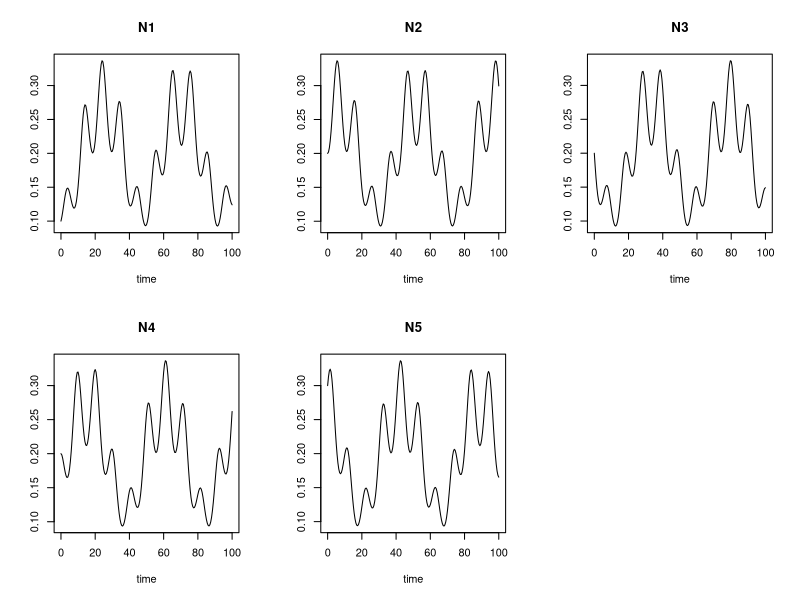

Reproduce this figure in R.
#this file is the mean field model in Laird et al 2009.
#JTB 256 (2009) 90-95

library(deSolve)
rm(list=ls())

#the size of the system is 
size<-5

#define alphas zeros indicate no interaction
alphas<-matrix(0,nrow=size,ncol=size) #competition coefs.

#define the state variables (populations) and their initial conditions are
#since this is a matrix notation system, use a named vector for 
#graphing purposes.
#state<-rep(0.2, size)
state<-c(0.1,0.2,0.2,0.2,0.3)
names(state)<-paste("N",1:size,sep="")

#to assign the competition coefficients, it was assumed 
#pairwise competitions in competitive exclussion
#then if A->B kB/kA < alpha21 and  kB/kA > alpha12
#        A<-B kB/kA > alpha21  and kA/kB < alpha12
#        ####       #                    #
##alpha[1,1]<- 0
alphas[1,2]<- 1 # 1->2
alphas[2,1]<- -1 ##1->2  
alphas[1,3]<- 1 # 1->3
alphas[3,1]<- -1 ##1->3
alphas[1,4]<- -1 # 1<-4
alphas[4,1]<- 1 ##1<-4
alphas[1,5]<- -1 # 1<-5
alphas[5,1]<- 1 ##1<-5
##  alpha[2,2]<- 0
alphas[2,3]<- 1 # 2->3
alphas[3,2]<- -1 ##2->3
alphas[2,4]<- 1 # 2->4
alphas[4,2]<- -1 ##2->4
alphas[2,5]<- -1 # 2<-5
alphas[5,2]<- 1 ##2<-5
##  a33<-0
alphas[3,4]<- 1 # 3->4
alphas[4,3]<- -1 ##3->4
alphas[3,5]<- 1 #3 ->5
alphas[5,3]<- -1 ##3->5
##  a44<-0
alphas[4,5]<- 1 # 4->5
alphas[5,4]<- -1 ##4<-5
#alphas[5,5]<-0


#gather all parameters in a list
parameters<-list(alphas=alphas)

#define the vector of output times
times<-seq(from=0,to=100,by=0.5)

#define the differential equation

lvccmat<-function(t,Y,parameters)
{
  y<- Y #transform Y in a local vector
  #use the local vector to construct the system of ODEs
  #and assign it to the vector of ODEs
  dY<- colSums(outer(y,y,FUN ="*")*alphas)
  #return the whole vector for the output
  return(list(dY))
}

#now do the simulation

out<-ode(y=state,times=times,func=lvccmat)
#this plots the output
plot(out)
